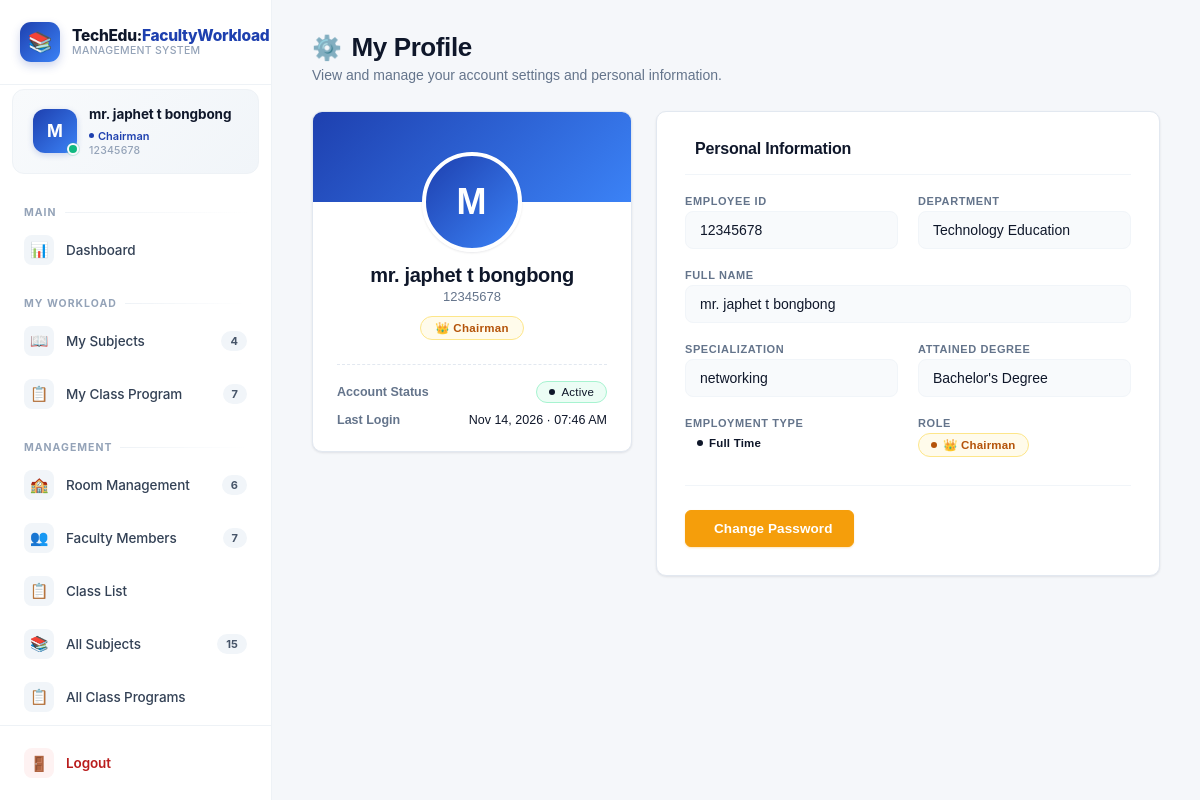
Screenshot of /profile/ (signed in) with the database file from the repository.
### workload/models.py (models this page shows, shortened)
class FacultyProfile(models.Model):
    EMPLOYMENT_TYPE = [
        ('FULL', 'Full Time'),
        ('PART', 'Part Time'),
        ('CONTRACT', 'Contractual'),
    ]
    employee_id = models.CharField(max_length=20, unique=True, primary_key=True)
    full_name = models.CharField(max_length=100)
    specialization = models.CharField(max_length=100)
    attained_degree = models.CharField(max_length=50)
    employment_type = models.CharField(max_length=10, choices=EMPLOYMENT_TYPE, default='PART')
    department = models.CharField(max_length=100, default='Department of Technology Education')
    is_chairman = models.BooleanField(default=False)
    password = models.CharField(max_length=128, blank=True, null=True)
    is_active = models.BooleanField(default=True)
    last_login = models.DateTimeField(null=True, blank=True)
    effective_date = models.CharField(max_length=64, blank=True, default='Aug. 3, 2026')
    term = models.CharField(
        max_length=64, blank=True, default='First Semester 2026-2027',
        help_text="Academic term shown on the class program."
    )
    overload_hours = models.CharField(
        max_length=64, blank=True, default='',
        help_text="Overload hours/text."
    )
    overload_subjects = models.TextField(
        blank=True, default='',
        help_text="List of overload subjects."
    )
    service_credits = models.CharField(
        max_length=64, blank=True, default='',
        help_text="Service credits text."
    )
    adviser_notes = models.TextField(
        blank=True, default='',
        help_text="Adviser / Notes text."
    )
    class Meta:
        ordering = ['full_name']
        indexes = [
            models.Index(fields=['employee_id']),
            models.Index(fields=['is_chairman']),
            models.Index(fields=['is_active']),
        ]

### workload/views.py (the view)
# urls.py: path('profile/', views.profile, name='profile'),
def profile(request):
    if not request.session.get('faculty_id'):
        messages.error(request, 'Please login to access this page.')
        return redirect('login')
    try:
        faculty = models.FacultyProfile.objects.get(employee_id=request.session['faculty_id'])
        return render(request, 'profile.html', {'faculty': faculty})
    except models.FacultyProfile.DoesNotExist:
        messages.error(request, 'Faculty profile not found.')
        return redirect('login')

### templates/profile.html (shortened to what this page needs)
{% extends 'base_with_sidebar.html' %}
{% load static %}
{% block content %}
    <div class="page-header">
        <h1><span class="title-icon">⚙️</span> My Profile</h1>
        <p>View and manage your account settings and personal information.</p>
    </div>
    <div class="profile-container">
        <div class="profile-identity-card">
            <div class="profile-cover"></div>
            <div class="profile-avatar-wrapper">
                <div class="profile-avatar">{{ faculty.full_name|slice:":1"|upper }}</div>
            </div>
            <div class="profile-identity-content">
                <div class="profile-name">{{ faculty.full_name }}</div>
                <div class="profile-id">{{ faculty.employee_id }}</div>
                <div class="profile-role {% if faculty.is_chairman %}chairman{% else %}faculty{% endif %}">
                    {% if faculty.is_chairman %}👑 Chairman{% else %}👨‍🏫 Faculty{% endif %}
                </div>
                <div class="profile-meta-box">
                    <div class="profile-meta-row">
                        <span>Account Status</span>
                        <span class="badge {% if faculty.is_active %}active{% else %}inactive{% endif %}">
                            {% if faculty.is_active %}Active{% else %}Inactive{% endif %}
                        </span>
                    </div>
                    <div class="profile-meta-row">
                        <span>Last Login</span>
                        <span>{{ faculty.last_login|date:"M d, Y · h:i A"|default:"Never" }}</span>
                    </div>
                </div>
            </div>
        </div>
        <div class="profile-details-card">
            <div class="section-title">
                 Personal Information
            </div>
            <div class="detail-grid">
                <div class="detail-group">
                    <span class="detail-label">Employee ID</span>
                    <div class="detail-value">{{ faculty.employee_id }}</div>
                </div>
                <div class="detail-group">
                    <span class="detail-label">Department</span>
                    <div class="detail-value">{{ faculty.department|default:"Not specified" }}</div>
                </div>
                <div class="detail-group full-width">
                    <span class="detail-label">Full Name</span>
                    <div class="detail-value">{{ faculty.full_name }}</div>
                </div>
                <div class="detail-group">
                    <span class="detail-label">Specialization</span>
                    <div class="detail-value {% if not faculty.specialization %}empty{% endif %}">
                        {{ faculty.specialization|default:"Not specified" }}
                    </div>
                </div>
                <div class="detail-group">
                    <span class="detail-label">Attained Degree</span>
                    <div class="detail-value {% if not faculty.attained_degree %}empty{% endif %}">
                        {{ faculty.attained_degree|default:"Not specified" }}
                    </div>
                </div>
                <div class="detail-group">
                    <span class="detail-label">Employment Type</span>
                    <div class="detail-value" style="background: transparent; padding: 0; border: none;">
                        <span class="badge {{ faculty.employment_type|lower }}">
                            {{ faculty.get_employment_type_display }}
                        </span>
                    </div>
                </div>
                <div class="detail-group">
                    <span class="detail-label">Role</span>
                    <div class="detail-value" style="background: transparent; padding: 0; border: none;">
                        <span class="badge {% if faculty.is_chairman %}chairman{% else %}faculty{% endif %}" style="background: {% if faculty.is_chairman %}#fffbeb{% else %}#eff6ff{% endif %}; color: {% if faculty.is_chairman %}#b45309{% else %}#1e40af{% endif %}; border: 1px solid {% if faculty.is_chairman %}#fde68a{% else %}#bfdbfe{% endif %};">
                            {% if faculty.is_chairman %}👑 Chairman{% else %}👨‍🏫 Faculty{% endif %}
                        </span>
                    </div>
                </div>
            </div>
            <div class="profile-actions">
                <button type="button" class="btn btn-warning" onclick="openChangePasswordModal()">
                     Change Password
                </button>
            </div>
        </div>
    </div>
{% endblock %}

### templates/sidebar.html (shortened to what this page needs)
<aside class="sidebar" id="sidebar">
    <div class="sidebar-brand">
        <a href="{% url 'dashboard' %}">
            <div class="brand-mark">📚</div>
            <div class="brand-text">
                <div class="brand-title">TechEdu:<span>FacultyWorkload</span></div>
                <div class="brand-subtitle">Management System</div>
            </div>
        </a>
    </div>
    <div class="sidebar-user">
        <div class="user-avatar-wrap">
            <div class="user-avatar">{{ faculty.full_name|slice:":1"|upper }}</div>
            <span class="user-online" title="Online"></span>
        </div>
        <div class="user-info">
            <div class="user-name">{{ faculty.full_name }}</div>
            <div class="user-role">
                {% if faculty.is_chairman %}Chairman{% else %}Faculty{% endif %}
            </div>
            <div class="user-id">{{ faculty.employee_id }}</div>
        </div>
    </div>
    <nav class="sidebar-nav">
        <div class="nav-label">Main</div>
        <a href="{% url 'dashboard' %}"
           class="nav-item {% if request.resolver_match.url_name == 'dashboard' %}active{% endif %}">
            <span class="nav-icon">📊</span>
            <span class="nav-text">Dashboard</span>
        </a>
        <div class="nav-label">My Workload</div>
        <a href="{% url 'my_subjects' %}"
           class="nav-item {% if request.resolver_match.url_name == 'my_subjects' %}active{% endif %}">
            <span class="nav-icon">📖</span>
            <span class="nav-text">My Subjects</span>
            <span class="nav-badge">{{ subject_count|default:0 }}</span>
        </a>
        <a href="{% url 'class_program_view' faculty.employee_id %}"
           class="nav-item {% if request.resolver_match.url_name == 'class_program_view' and request.resolver_match.kwargs.employee_id == faculty.employee_id %}active{% endif %}">
            <span class="nav-icon">📋</span>
            <span class="nav-text">My Class Program</span>
            <span class="nav-badge">{{ class_program_count|default:0 }}</span>
        </a>
        {% if faculty.is_chairman %}
            <div class="nav-label">Management</div>
            <a href="{% url 'room_list' %}"
               class="nav-item {% if request.resolver_match.url_name == 'room_list' %}active{% endif %}">
                <span class="nav-icon">🏫</span>
                <span class="nav-text">Room Management</span>
                <span class="nav-badge">{{ room_count|default:0 }}</span>
            </a>
            <a href="{% url 'faculty_list' %}"
               class="nav-item {% if request.resolver_match.url_name == 'faculty_list' %}active{% endif %}">
                <span class="nav-icon">👥</span>
                <span class="nav-text">Faculty Members</span>
                <span class="nav-badge">{{ total_faculty|default:0 }}</span>
            </a>
            <a href="{% url 'class_list' %}"
                class="nav-item {% if request.resolver_match.url_name == 'class_list' %}active{% endif %}">
                <span class="nav-icon">📋</span>
                <span class="nav-text">Class List</span>
            </a>
            <a href="{% url 'all_subjects' %}"
               class="nav-item {% if request.resolver_match.url_name == 'all_subjects' %}active{% endif %}">
                <span class="nav-icon">📚</span>
                <span class="nav-text">All Subjects</span>
                <span class="nav-badge">{{ total_subjects_all|default:0 }}</span>
            </a>
            <a href="{% url 'all_class_programs' %}"
               class="nav-item {% if request.resolver_match.url_name == 'all_class_programs' %}active{% endif %}">
                <span class="nav-icon">📋</span>
                <span class="nav-text">All Class Programs</span>
            </a>
        {% endif %}
    </nav>
    <div class="sidebar-footer">
        <form method="post" action="{% url 'logout' %}">
            <button type="submit" class="logout-btn">
                <span class="nav-icon">🚪</span>
                <span>Logout</span>
            </button>
        </form>
    </div>
</aside>

### templates/base_with_sidebar.html (style rules this page uses)
* { box-sizing: border-box; margin: 0; padding: 0; }
body { font-family: Arial, sans-serif; background: #eef3f8; }

### rows the page displays
FacultyProfile: full_name "M", full_name "mr. japhet t bongbong", employee_id "12345678", last_login "Nov 14, 2026 · 07:46 AM", department "Technology Education", specialization "networking", attained_degree "Bachelor's Degree", employment_type "Full Time"

### other values shown
{{ subject_count|default:0 }} "4"
{{ class_program_count|default:0 }} "7"
{{ room_count|default:0 }} "6"
{{ total_faculty|default:0 }} "7"
{{ total_subjects_all|default:0 }} "15"
